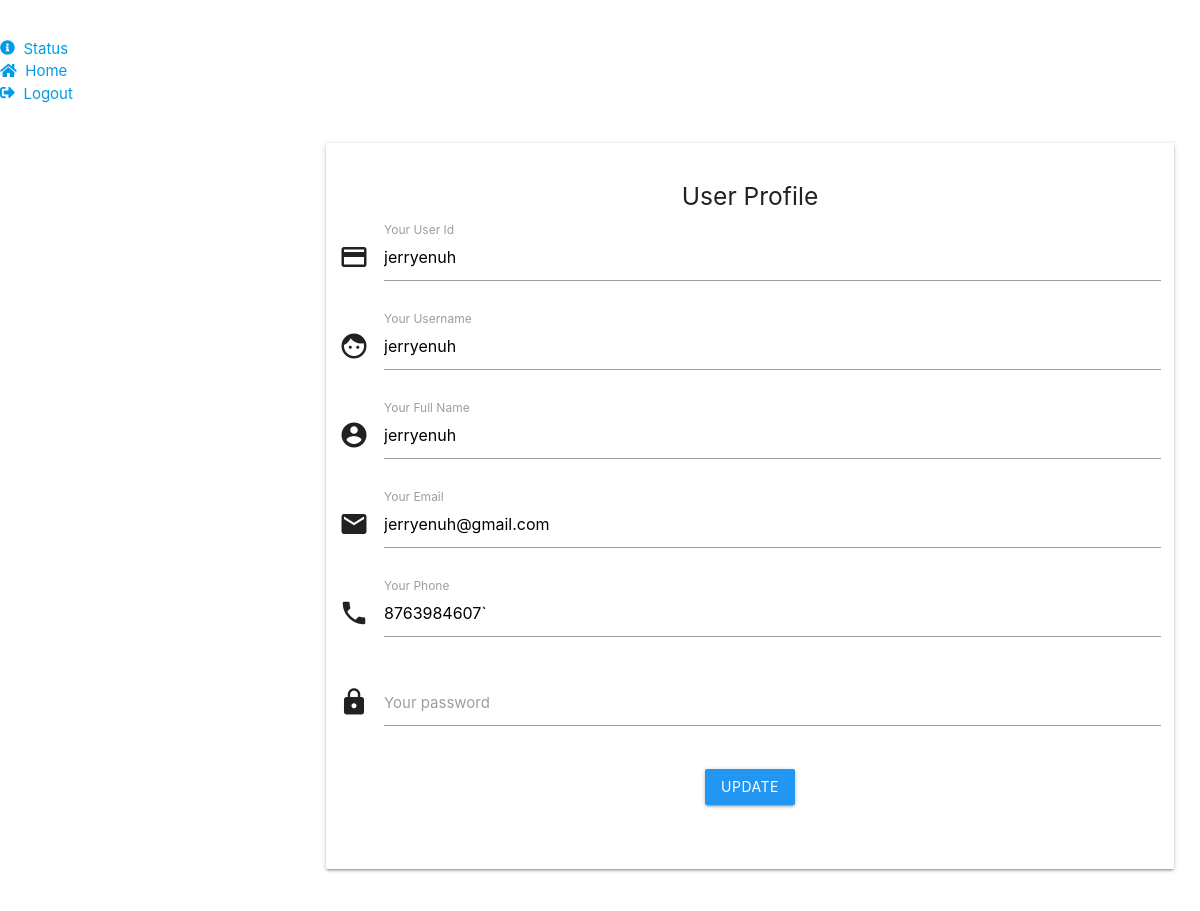
/booking/user/user_edit.php?id=jerryenuh (signed in), run on the app's committed database.
### tables this page shows
CREATE TABLE `users` (
  `user_id` varchar(15) NOT NULL,
  `user_username` varchar(15) NOT NULL,
  `user_pwd` char(70) NOT NULL,
  `user_name` varchar(255) NOT NULL,
  `user_email` varchar(30) NOT NULL,
  `user_phone` varchar(15) NOT NULL
);

### booking/user/user_edit.php (the view, shortened to what this page needs)
<?php
  include 'navbar.php';
  require '../model/db.php';
  if (isset($_REQUEST['id'])) {
    $id = mysqli_real_escape_string($conn, $_REQUEST['id']);
    $sql = "SELECT * FROM `users`WHERE `user_id`='$id'";
    $result = mysqli_query($conn, $sql);
    $row = mysqli_fetch_array($result);
  } else {
    header("Location: index.php");
  }
?>
<div class="wrapper">
  <section class="section">
    <div class="container2">
      <div class="row">
        <div class="col s12 m12">
          <div class="card">
            <div class="card-content">
              <span class="card-title center-align"><h5>User Profile</h5></span>
              <div class="row">
                <form class="col s12" method="POST" action="<?php echo htmlspecialchars($_SERVER["PHP_SELF"]); ?>" novalidate>
                  <div class="row">
                    <div class="input-field">
                      <i class="material-icons prefix">credit_card</i>
                      <input type="text" id="id" name="id" value="<?php echo $row['user_id']; ?>">
                      <label for="id">Your User Id</label>
                    </div>
                  </div>
                  <div class="row">
                    <div class="input-field">
                      <i class="material-icons prefix">face</i>
                      <input type="text" id="username" name="username" value="<?php echo $row['user_username']; ?>">
                      <label for="username">Your Username</label>
                    </div>
                  </div>
                  <div class="row">
                    <div class="input-field">
                      <i class="material-icons prefix">account_circle</i>
                      <input type="text" id="name" name="name" value="<?php echo $row['user_name']; ?>">
                      <label for="name">Your Full Name</label>
                    </div>
                  </div>
                  <div class="row">
                    <div class="input-field">
                      <i class="material-icons prefix">email</i>
                      <input type="email" id="email" name="email" value="<?php echo $row['user_email']; ?>">
                      <label for="email">Your Email</label>
                    </div>
                  </div>
                  <div class="row">
                    <div class="input-field">
                      <i class="material-icons prefix">local_phone</i>
                      <input type="text" id="phone" name="phone" value="<?php echo $row['user_phone']; ?>">
                      <label for="phone">Your Phone</label>
                    </div>
                  </div>
                  <div class="row">
                    <div class="input-field">
                      <i class="material-icons prefix">lock</i>
                      <input type="password" id="password" name="password">
                      <label for="userid">Your password</label>
                    </div>
                  </div>
                  <div class="row">
                    <div class="center">
                      <button type="submit" class="waves-effect waves-light btn blue" name="submit">Update</button>
                    </div>
                  </div>
                </form>
              </div>
            </div>
          </div>
        </div>
      </div>
    </div>
  </section>
</div>
<?php
  include 'footer.php';
?>

### booking/css/style.css (style rules this page uses)
.wrapper { padding-left: 300px; }
.container2 { padding: 0 1em; }

### data on the page
users: id "jerryenuh", username "jerryenuh", name "jerryenuh", email "jerryenuh@gmail.com", phone "8763984607`"
